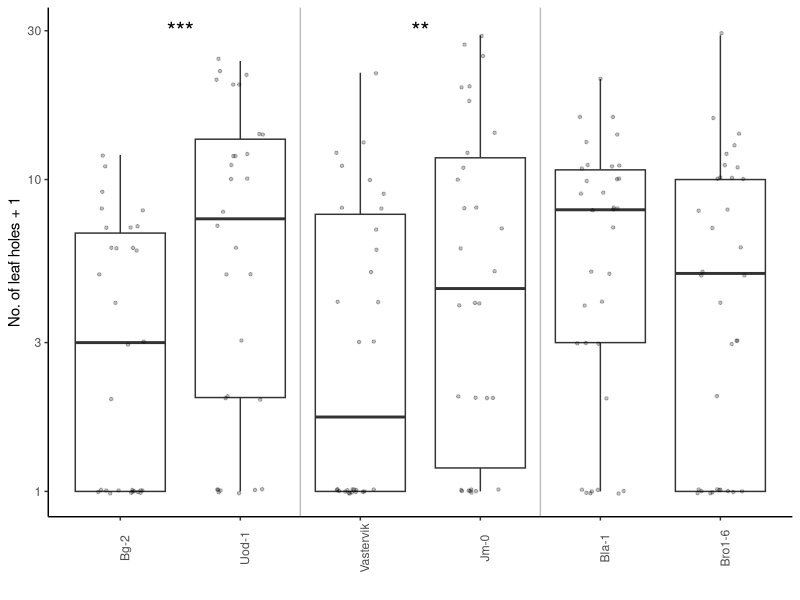

This figure's R source: (Note: this script raises an error after producing the figure.)
##############################################
# GLM and figures for choice experiment data #
##############################################

library(tidyverse)
library(MASS)

setwd("./ChoiceExp")
d = read.csv("bioassay.csv",header=TRUE)
d$Line = factor(d$Line,levels=c("Bg-2","Uod-1","Vastervik","Jm-0","Bla-1","Bro1-6"))
d$Cup = factor(d$Cup)

# for Table S9
d1 = subset(d,Set==1)
res = glm.nb(holes~factor(Cup)+Line,data=d1)
summary(res)
drop1(res,test="Chisq")

d2 = subset(d,Set==2)
res = glm.nb(holes~factor(Cup)+Line,data=d2)
summary(res)
drop1(res,test="Chisq")

d3 = subset(d,Set==3)
res = glm.nb(holes~factor(Cup)+Line,data=d3)
summary(res)
drop1(res,test="Chisq")

b = ggplot(d,aes(x=Line,y=holes+1)) + 
  geom_boxplot(outlier.shape=NA) + 
  theme_classic() + scale_y_log10() + ylab("No. of leaf holes + 1") + xlab("") + theme(axis.text.x=element_text(angle=90)) +
  geom_jitter(shape=20,colour="black",alpha=0.25,position=position_jitter(0.2)) + geom_vline(xintercept=c(2.5,4.5),lty=1,col="grey") + 
  geom_text(data.frame(x=1.5,y=30),mapping=aes(x=x,y=y),label="***",size=6) +
  geom_text(data.frame(x=3.5,y=30),mapping=aes(x=x,y=y),label="**",size=6)

# Figure S15b
saveRDS(b,file="../../figs/ChoiceExp_boxplot.rds")
ggsave(b,filename="choice.pdf",width=5,height=4)

setwd("../")
